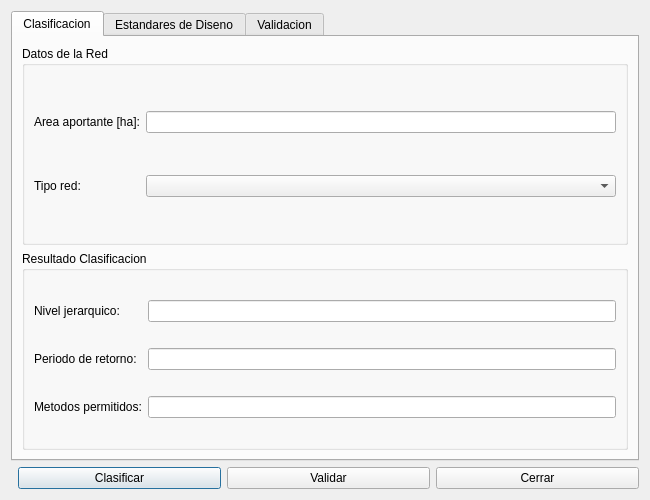
<?xml version="1.0" encoding="UTF-8"?>
<ui version="4.0">
 <class>dlg_mdu_network_hierarchy</class>
 <widget class="QDialog" name="dlg_mdu_network_hierarchy">
  <property name="geometry"><rect><x>0</x><y>0</y><width>650</width><height>500</height></rect></property>
  <property name="windowTitle"><string>Clasificacion Jerarquica de Red (MDU)</string></property>
  <layout class="QVBoxLayout" name="main_layout">
   <item>
    <widget class="QTabWidget" name="mainTab">
     <widget class="QWidget" name="tab_classify">
      <attribute name="title"><string>Clasificacion</string></attribute>
      <layout class="QVBoxLayout" name="class_layout">
       <item>
        <widget class="QGroupBox" name="grp_input">
         <property name="title"><string>Datos de la Red</string></property>
         <layout class="QGridLayout" name="grid_input">
          <item row="0" column="0"><widget class="QLabel" name="lbl_area"><property name="text"><string>Area aportante [ha]:</string></property></widget></item>
          <item row="0" column="1"><widget class="QLineEdit" name="txt_area"/></item>
          <item row="1" column="0"><widget class="QLabel" name="lbl_network_type"><property name="text"><string>Tipo red:</string></property></widget></item>
          <item row="1" column="1"><widget class="QComboBox" name="cmb_network_type"/></item>
         </layout>
        </widget>
       </item>
       <item>
        <widget class="QGroupBox" name="grp_classification">
         <property name="title"><string>Resultado Clasificacion</string></property>
         <layout class="QGridLayout" name="grid_class">
          <item row="0" column="0"><widget class="QLabel" name="lbl_hierarchy"><property name="text"><string>Nivel jerarquico:</string></property></widget></item>
          <item row="0" column="1"><widget class="QLineEdit" name="txt_hierarchy"><property name="readOnly"><bool>true</bool></property></widget></item>
          <item row="1" column="0"><widget class="QLabel" name="lbl_return_period"><property name="text"><string>Periodo de retorno:</string></property></widget></item>
          <item row="1" column="1"><widget class="QLineEdit" name="txt_return_period"><property name="readOnly"><bool>true</bool></property></widget></item>
          <item row="2" column="0"><widget class="QLabel" name="lbl_allowed_methods"><property name="text"><string>Metodos permitidos:</string></property></widget></item>
          <item row="2" column="1"><widget class="QLineEdit" name="txt_allowed_methods"><property name="readOnly"><bool>true</bool></property></widget></item>
         </layout>
        </widget>
       </item>
      </layout>
     </widget>
     <widget class="QWidget" name="tab_standards">
      <attribute name="title"><string>Estandares de Diseno</string></attribute>
      <layout class="QVBoxLayout" name="std_layout">
       <item><widget class="QTableWidget" name="tbl_standards"/></item>
       <item><widget class="QTextEdit" name="txt_validation"><property name="readOnly"><bool>true</bool></property></widget></item>
      </layout>
     </widget>
     <widget class="QWidget" name="tab_validation">
      <attribute name="title"><string>Validacion</string></attribute>
      <layout class="QVBoxLayout" name="val_layout">
       <item>
        <widget class="QGroupBox" name="grp_val_input">
         <property name="title"><string>Parametros de Diseno a Validar</string></property>
         <layout class="QGridLayout" name="grid_val">
          <item row="0" column="0"><widget class="QLabel" name="lbl_val_velocity"><property name="text"><string>Velocidad [m/s]:</string></property></widget></item>
          <item row="0" column="1"><widget class="QLineEdit" name="txt_val_velocity"/></item>
          <item row="1" column="0"><widget class="QLabel" name="lbl_val_depth"><property name="text"><string>Profundidad [m]:</string></property></widget></item>
          <item row="1" column="1"><widget class="QLineEdit" name="txt_val_depth"/></item>
          <item row="2" column="0"><widget class="QLabel" name="lbl_val_slope"><property name="text"><string>Pendiente [m/m]:</string></property></widget></item>
          <item row="2" column="1"><widget class="QLineEdit" name="txt_val_slope"/></item>
          <item row="3" column="0"><widget class="QLabel" name="lbl_val_diameter"><property name="text"><string>Diametro [mm]:</string></property></widget></item>
          <item row="3" column="1"><widget class="QLineEdit" name="txt_val_diameter"/></item>
          <item row="4" column="0"><widget class="QLabel" name="lbl_val_cover"><property name="text"><string>Recubrimiento [m]:</string></property></widget></item>
          <item row="4" column="1"><widget class="QLineEdit" name="txt_val_cover"/></item>
         </layout>
        </widget>
       </item>
       <item><widget class="QTextEdit" name="txt_val_results"><property name="readOnly"><bool>true</bool></property></widget></item>
      </layout>
     </widget>
    </widget>
   </item>
   <item>
    <layout class="QHBoxLayout" name="btn_layout">
     <item><spacer name="spacer"><property name="orientation"><enum>Qt::Horizontal</enum></property></spacer></item>
     <item><widget class="QPushButton" name="btn_classify"><property name="text"><string>Clasificar</string></property></widget></item>
     <item><widget class="QPushButton" name="btn_validate"><property name="text"><string>Validar</string></property></widget></item>
     <item><widget class="QPushButton" name="btn_close"><property name="text"><string>Cerrar</string></property></widget></item>
    </layout>
   </item>
  </layout>
 </widget>
 <resources/>
 <connections/>
</ui>
